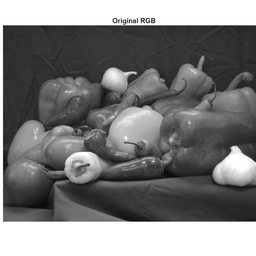
%> input picture Lab01_figure_07.png (cropped and resized to the size of MATLAB's example picture, made grey), 256 x 256 px, given in place of cameraman.tif, which was not available
$ octave Lab01_image_processing.m   (GNU Octave 9; MATLAB toolbox functions it lacks are replaced by stand-ins)
%> lines starting %> are read from the running program, lines starting %| are printed output that depends on the picture

close all;
clear;
clc;

%% 0) Load and inspect an image

if exist('peppers.png','file')
    I_rgb = imread('peppers.png');
else
    I_rgb = repmat(imread('cameraman.tif'),1,1,3);
%> I_rgb: size 256x256x3 uint8; min 5, max 255, mean 123.8
end

figure;
imshow(I_rgb);
title('Original RGB');

% Convert to grayscale
if size(I_rgb,3) == 3
    I = rgb2gray(I_rgb);
%> I is the input picture: size 256x256 uint8; min 5, max 255, mean 123.8
else
    I = I_rgb;
end

figure;
imshow(I);
title('Grayscale');

% Basic image information
fprintf('Class: %s | Range: [%g, %g] | Size: %d x %d\n', ...
    class(I), double(min(I(:))), double(max(I(:))), ...
    size(I,1), size(I,2));
%| Class: uint8 | Range: [5, 255] | Size: 256 x 256

%% 1) Quantization and dynamic range

I8 = I;
I6 = uint8(floor(double(I)/4)*4);
I4 = uint8(floor(double(I)/16)*16);

figure;
montage({I8,I6,I4},'Size',[1 3]);
title('Quantization: 8-bit vs approximately 6-bit vs 4-bit');

%% 2) Histogram and contrast stretching

figure;

subplot(1,2,1);
imhist(I);
title('Original Histogram');

I_norm = mat2gray(I);
I_stretch = imadjust(I,[0.2 0.8],[0 1]);
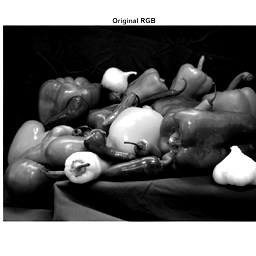
%> I_stretch: size 256x256 uint8; min 0, max 255, mean 103.3

subplot(1,2,2);
imhist(I_stretch);
title('Contrast-Stretched Histogram');
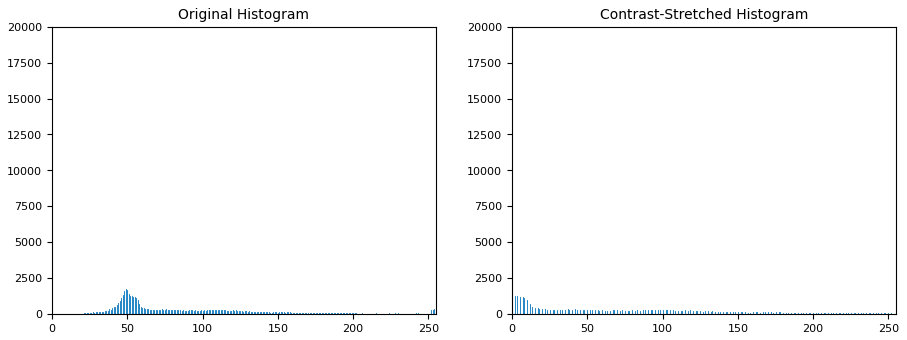
%> figure redrawn from the program's plot data, 2 panels; panel 1: highest point at x = 255, y = 14617; panel 2: highest point at x = 255, y = 16903

figure;
montage({I, im2uint8(I_norm), im2uint8(I_stretch)}, ...
    'Size',[1 3]);
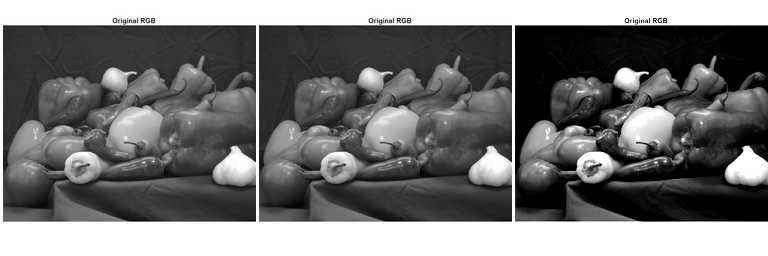
%> displayed picture: size 256x768, on the screen's scale of 0 to 255; min 0, max 255, mean 116.1
title('Original | Normalized | Contrast-Stretched');

%% 3) Gamma correction

I_gamma_low = imadjust(I,[],[],0.6);
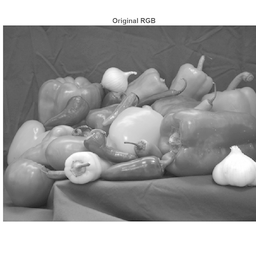
%> I_gamma_low: size 256x256 uint8; min 24, max 255, mean 156.5
I_gamma_high = imadjust(I,[],[],1.6);
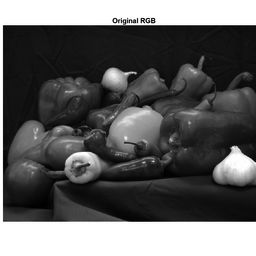
%> I_gamma_high: size 256x256 uint8; min 0, max 255, mean 97.3

figure;
montage({I,I_gamma_low,I_gamma_high},'Size',[1 3]);
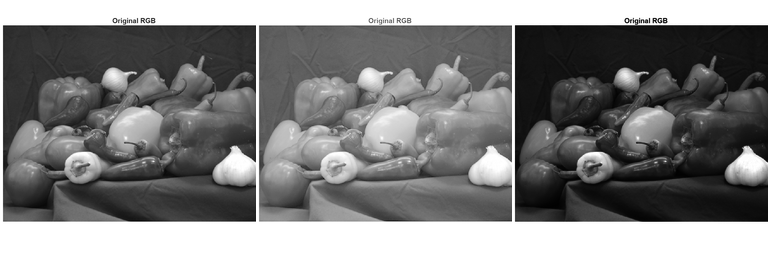
%> displayed picture: size 256x768, on the screen's scale of 0 to 255; min 0, max 255, mean 125.9
title('Gamma: Original | Gamma 0.6 | Gamma 1.6');

%% 4) Sampling and aliasing

scale = 0.1;

I_small = imresize(I,scale,'nearest');
I_back = imresize(I_small,size(I),'nearest');

figure;
montage({I,I_small,I_back},'Size',[1 3]);
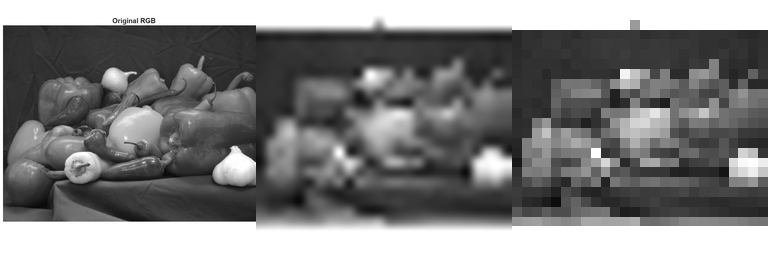
%> displayed picture: size 256x768, on the screen's scale of 0 to 255; min 5, max 255, mean 124.9
title('Original | Downsampled | Upscaled');

%% 5) Save figures

figures = findall(0,'Type','figure');

for k = 1:length(figures)
    figure(figures(k));
    filename = sprintf('Lab01_figure_%02d.png',k);
    saveas(figures(k),filename);
end

fprintf('\nAll figures saved successfully.\n');
